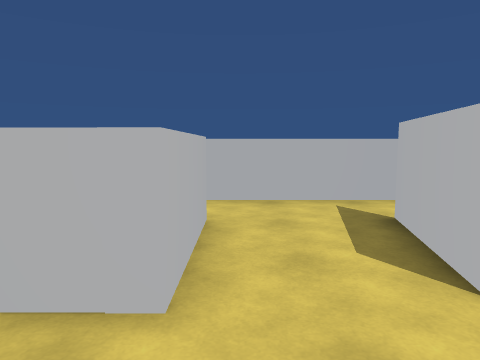
view 1 (above)

24 first-person views from a walk through a Unity game level. The camera is 1.4 m above the floor, tilts 6° down and sees 70° across. The floor is counted in squares, 1 m on a side. Each view is taken from the middle of a square. On the plan, view 1 faces up. The plan holds only what a view shows up to about 15 squares ahead; the rest is blank. The player character is not drawn.

view 2
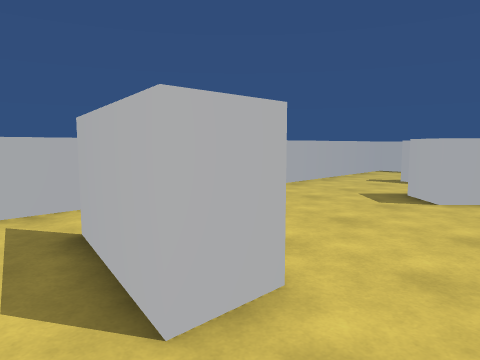

view 3
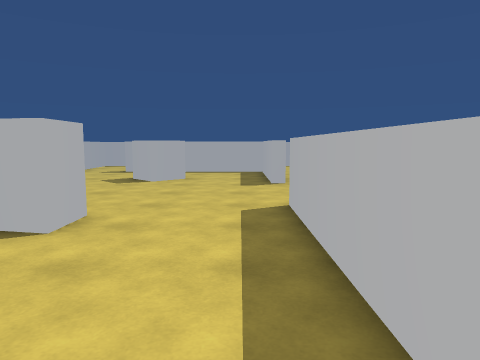

view 4
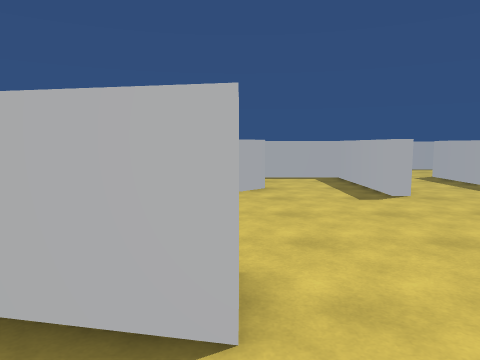

view 5
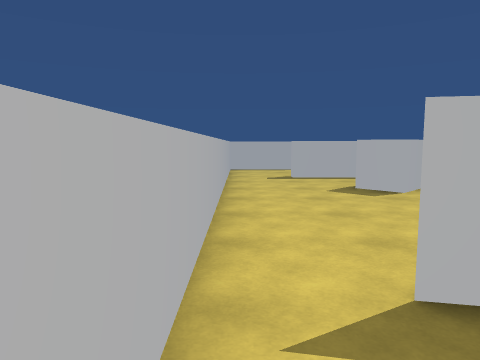

view 6
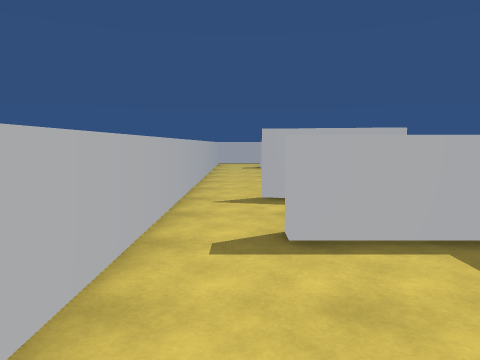

view 7
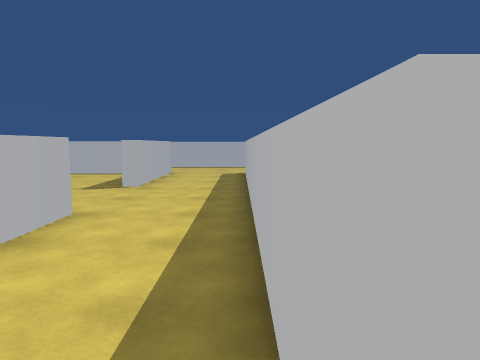

view 8
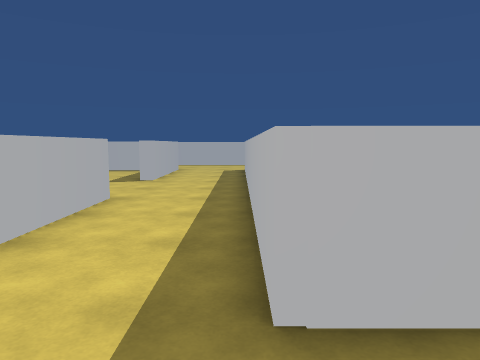

view 9
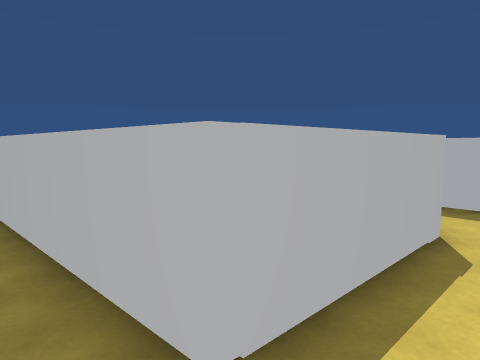

view 10
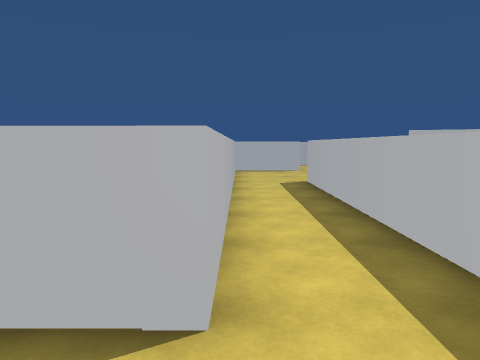

view 11
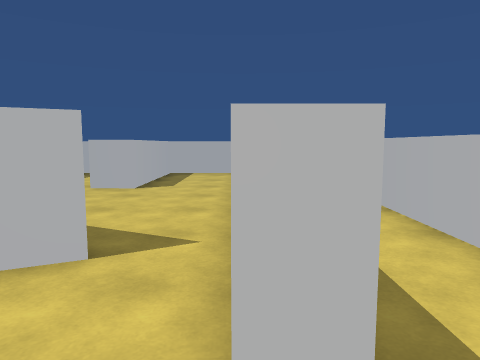

view 12
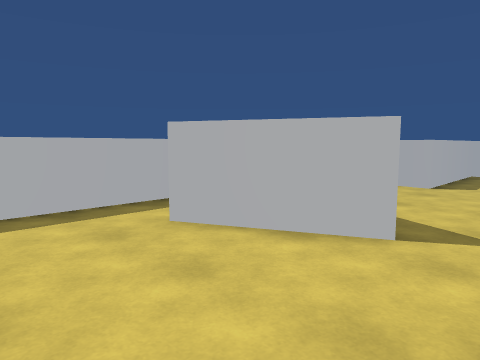

view 13
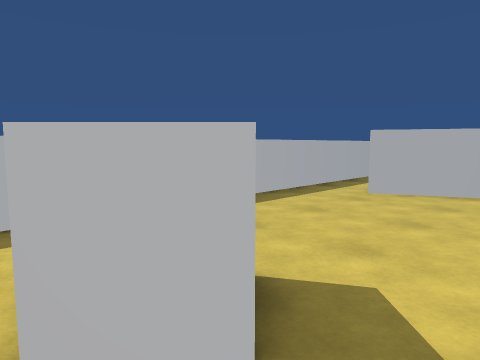

view 14
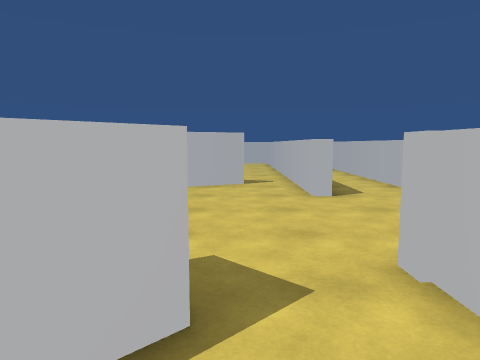

view 15
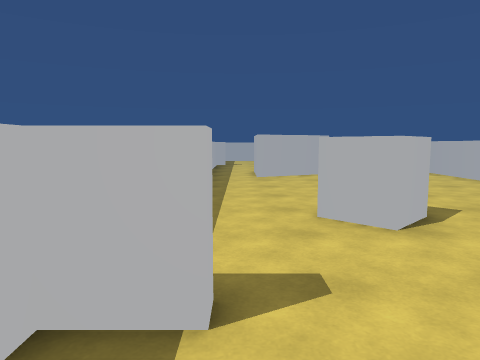

view 16
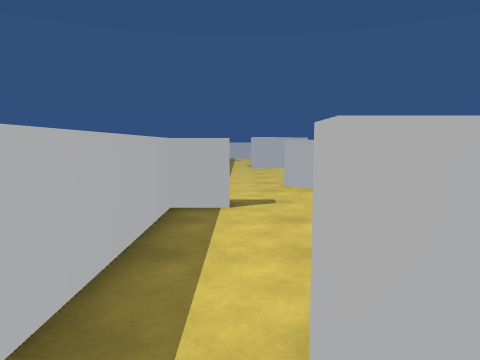

view 17
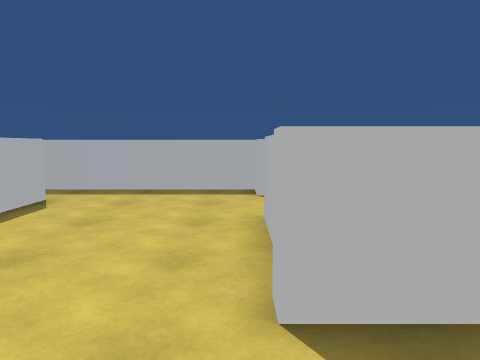

view 18
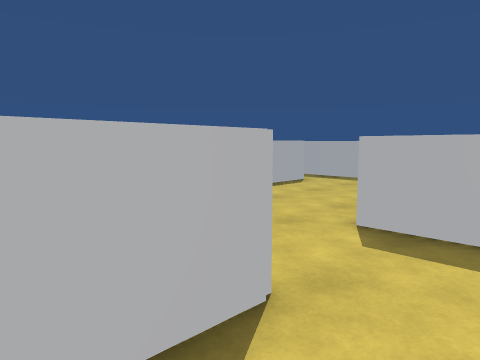

view 19
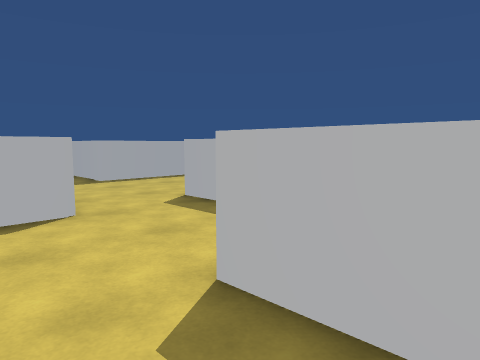

view 20
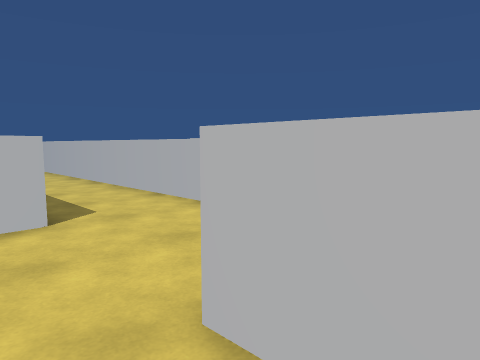

view 21
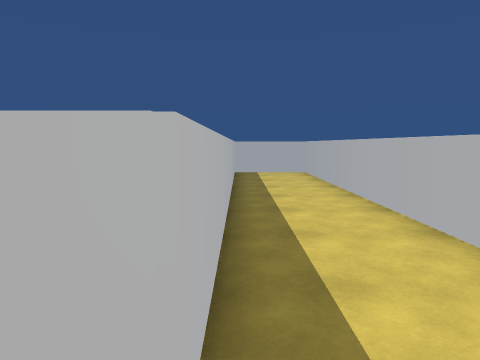

view 22
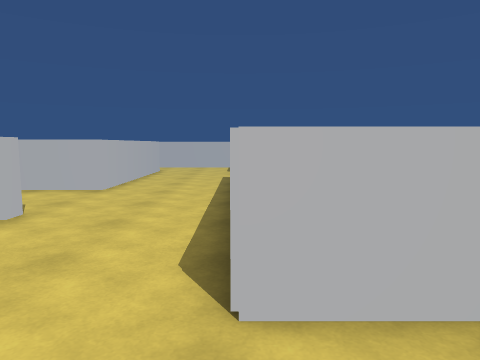

view 23
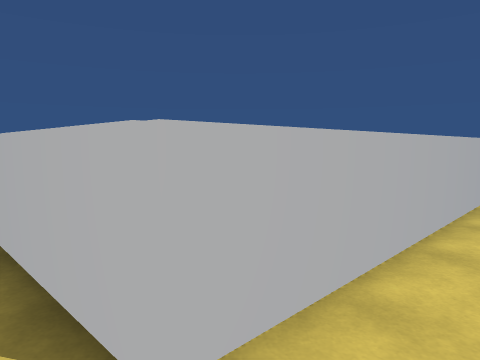

view 24
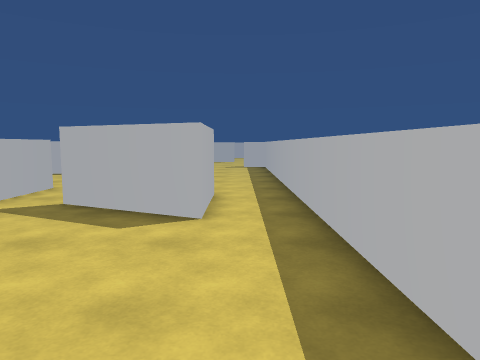

### Floor plan
Key: @ floor where view 1 was taken; # wall or solid block; . floor; = window, fence, low wall or low ledge; ^ raised ledge; O other object.
Columns run from 7 left of view 1 to 28 right of it. Each row starts with its distance up from view 1.
  9    ####################
  8    ....................
  7  . ....................
  6    ...#...O............
  5    ...#...O..........##
  4      .#...O......=^..##
  3      ^^..OOO.....^^  ##...
  2      ................##...
  1       ...............##...
  0     . .@.............##...
 -1       ######.....######...
 -2         ####.....#####....
 -3      .....................
 -4     ......................
 -5    . .^^^^^^^^^^^^^^^^....#
 -6      .^ ^^^^^^^^^^^^^^....#
 -7      .^ ..................#
 -8      .^ ..................#
 -9      .^ ^^^^^^^^^^^^^^....#########
-10    . .^^^^^^^^^^^^^   #...........
-11      ...............   .........
-12      ................   ...........
-13     ^^^^^^^^^^^^^....^^^ ^^.....#^^^
-14   .......................  .....#
-15   ...........O............^.....#
-16 ^######.....OO........^^..^.....#
-17       ^.....O O.......^^........#
-18       =....OOOO.................#
-19      . ...................=...... .
-20        .................  ^.......
-21        ##############  #  ########

Positions as (right, up) in squares from view 1, and headings:
1: (0, 0), facing up
2: (1, 1), facing up-right
3: (-3, 0), facing right
4: (0, 3), facing right
5: (0, 8), facing right
6: (-6, 7), facing right
7: (-2, -5), facing right
8: (-4, -5), facing right
9: (-3, -4), facing down-right
10: (-4, -10), facing right
11: (10, -13), facing left
12: (11, -13), facing down-left
13: (17, -14), facing down-left
14: (18, -15), facing left
15: (22, -19), facing left
16: (27, -19), facing left
17: (20, -10), facing down
18: (17, -7), facing down-right
19: (12, -7), facing down-right
20: (21, -11), facing up-left
21: (16, -9), facing left
22: (19, -12), facing up
23: (18, -11), facing up-right
24: (-2, -19), facing right
